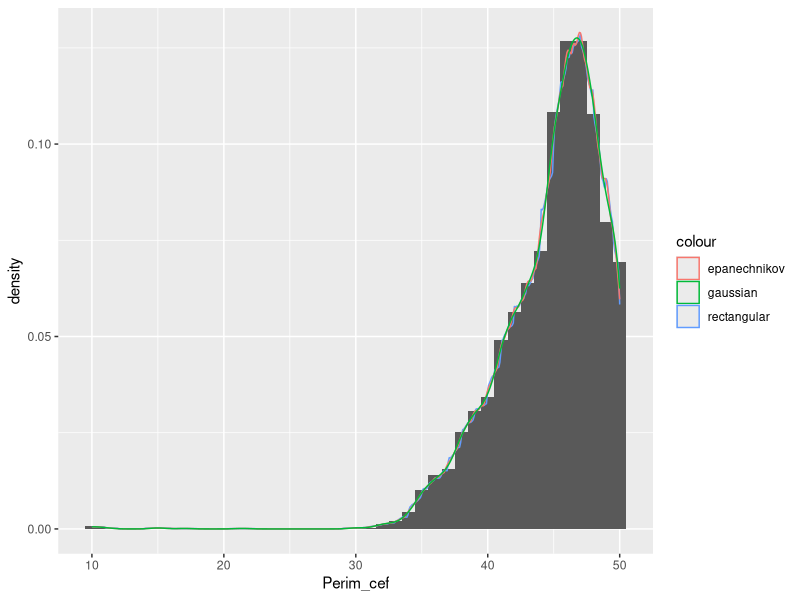
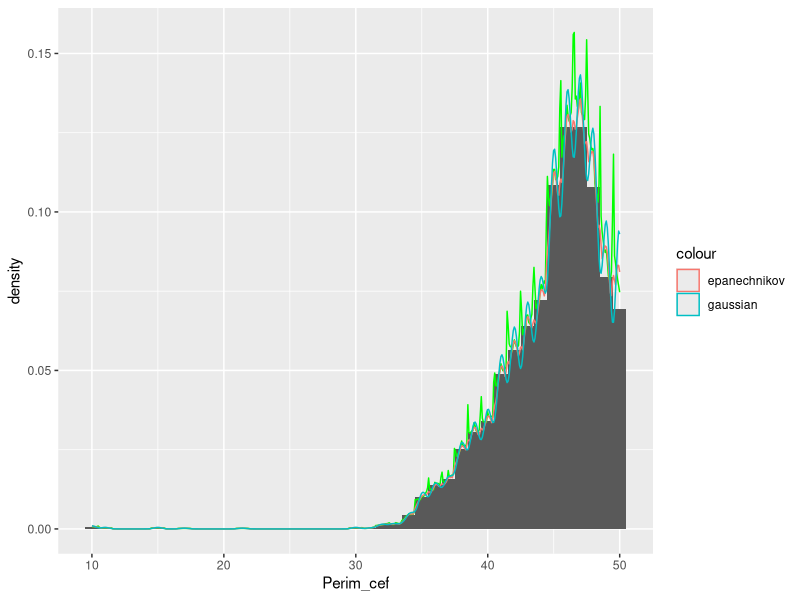
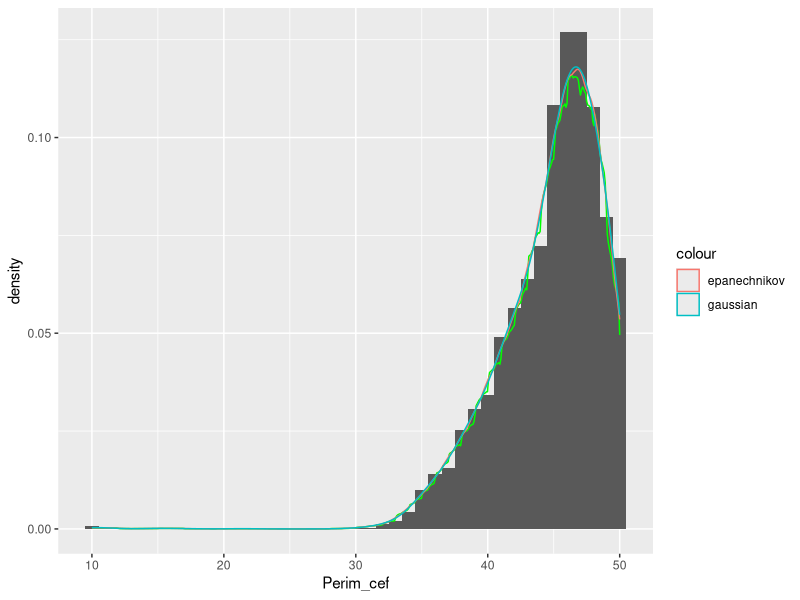
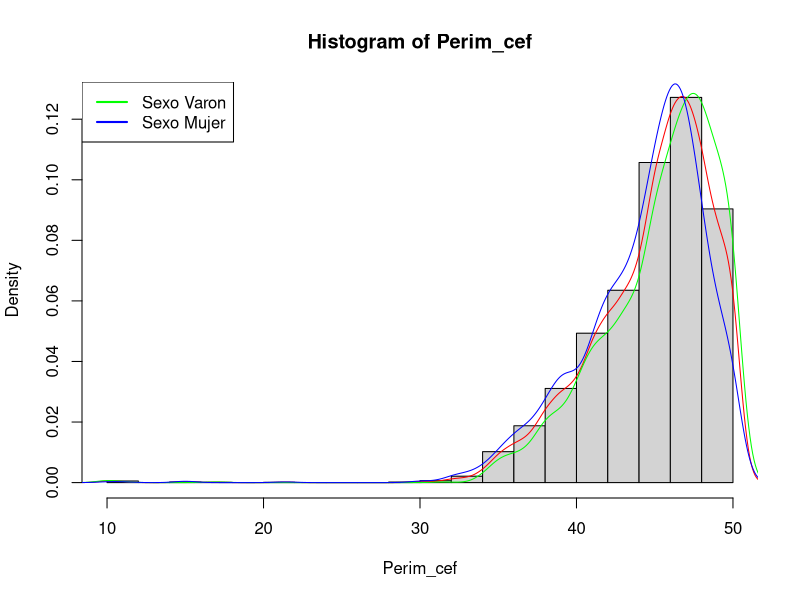
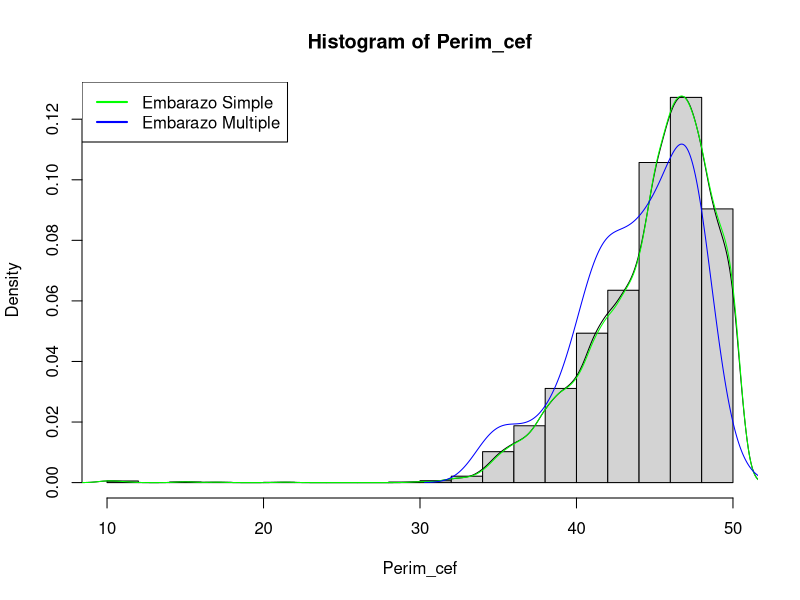

Write R code to recreate these figures, in order. (Note: this script raises an error after producing the figures.)
## ---- chunk 1
data <- read.table("ENNyS_menorA2.txt", header = TRUE)
attach(data)
## ---- chunk 2
library(ggplot2)

ggplot() +
  geom_histogram(aes(x = Perim_cef, y = after_stat(density)), binwidth = 1) +
  geom_density(aes(x = Perim_cef, y = after_stat(density), col = 'rectangular'), kernel = "rectangular") +
  geom_density(aes(x = Perim_cef, y = after_stat(density), col = 'epanechnikov'), kernel = "epanechnikov") +
  geom_density(aes(x = Perim_cef, y = after_stat(density), col = 'gaussian'), kernel = "gaussian")
## ---- chunk 3
data_range <- seq(floor(min(Perim_cef)), ceiling(max(Perim_cef)), by = 1)
hist_obj <- hist(Perim_cef, breaks = data_range, plot = FALSE)
bin_widths <- diff(hist_obj$breaks)
in_range_indices <- which(hist_obj$mids >= 42 & hist_obj$mids <= 48)
sum(hist_obj$density[in_range_indices] * bin_widths[in_range_indices])
## ---- chunk 4
epanechnikov <- density(Perim_cef, kernel = "epanechnikov")
epanechnikov_cdf <- with(epanechnikov, splinefun(x, cumsum(y) / sum(y), method="monoH.FC"))
epanechnikov_cdf(48) - epanechnikov_cdf(42)
## ---- chunk 5
print(bw.nrd0(Perim_cef))
## ---- chunk 6
ggplot() +
    geom_histogram(aes(x = Perim_cef, y = after_stat(density)), binwidth = 1) + geom_density(aes(x = Perim_cef, y = after_stat(density)), col = "green", kernel = "rectangular", adjust = 0.5) + 
  geom_density(aes(x = Perim_cef, y = after_stat(density), col = 'epanechnikov'), kernel = "epanechnikov", adjust = 0.5) +
  geom_density(aes(x = Perim_cef, y = after_stat(density), col = 'gaussian'), kernel = "gaussian", adjust = 0.5)
## ---- chunk 7
ggplot() +
    geom_histogram(aes(x = Perim_cef, y = after_stat(density)), binwidth = 1) + geom_density(aes(x = Perim_cef, y = after_stat(density)), col = 'green', kernel = "rectangular", adjust = 2) + 
  geom_density(aes(x = Perim_cef, y = after_stat(density), col = 'epanechnikov'), kernel = "epanechnikov", adjust = 2) +
  geom_density(aes(x = Perim_cef, y = after_stat(density), col = 'gaussian'), kernel = "gaussian", adjust = 2)
## ---- chunk 8
hist(Perim_cef,breaks = 25,freq = FALSE)
lines(density(Perim_cef, kernel='gaussian'),col='red')
sexoVaron = data[Sexo =='Varon',]
sexoMujer = data[Sexo == 'Mujer',]
lines(density(sexoVaron$Perim_cef, kernel='gaussian'),col='green')
lines(density(sexoMujer$Perim_cef, kernel='gaussian'),col='blue')
legend("topleft", legend = c("Sexo Varon", "Sexo Mujer"), col = c("green", "blue"), lty = 1, lwd = 2)
## ---- chunk 9
hist(Perim_cef, breaks=25, freq=FALSE)
lines(density(Perim_cef, kernel='gaussian'))
embarazo_simple <- data[data$Tipo_embarazo=='Simple',]
embarazo_multiple <- data[data$Tipo_embarazo=='Multiple',]
lines(density(embarazo_simple$Perim_cef, kernel='gaussian'),col='green')
lines(density(embarazo_multiple$Perim_cef, kernel='gaussian'),col='blue')
legend("topleft", legend = c("Embarazo Simple", "Embarazo Multiple"), col = c("green", "blue"), lty = 1, lwd = 2)
## ---- chunk 10
bagplot(Perim_cef, Talla, xlab='Perim_cef', ylab='Talla')
## ---- chunk 11
perim_cef_out <- boxplot.stats(Perim_cef)$out
talla_out <- boxplot.stats(Talla)$out
bagplot(Perim_cef[!Perim_cef %in% perim_cef_out], Talla[!Talla %in% talla_out], xlab='Perim_cef', ylab='Talla')
## ---- chunk 12
data_mujer <- data[data$Sexo=='Mujer',]
data_varon <- data[data$Sexo=='Varon',]
bagplot(data_mujer$Perim_cef, data_mujer$Talla, main="Mujer", xlab='Perim_cef', ylab='Talla')
bagplot(data_varon$Perim_cef, data_varon$Talla, main="Varon", xlab='Perim_cef', ylab='Talla')
